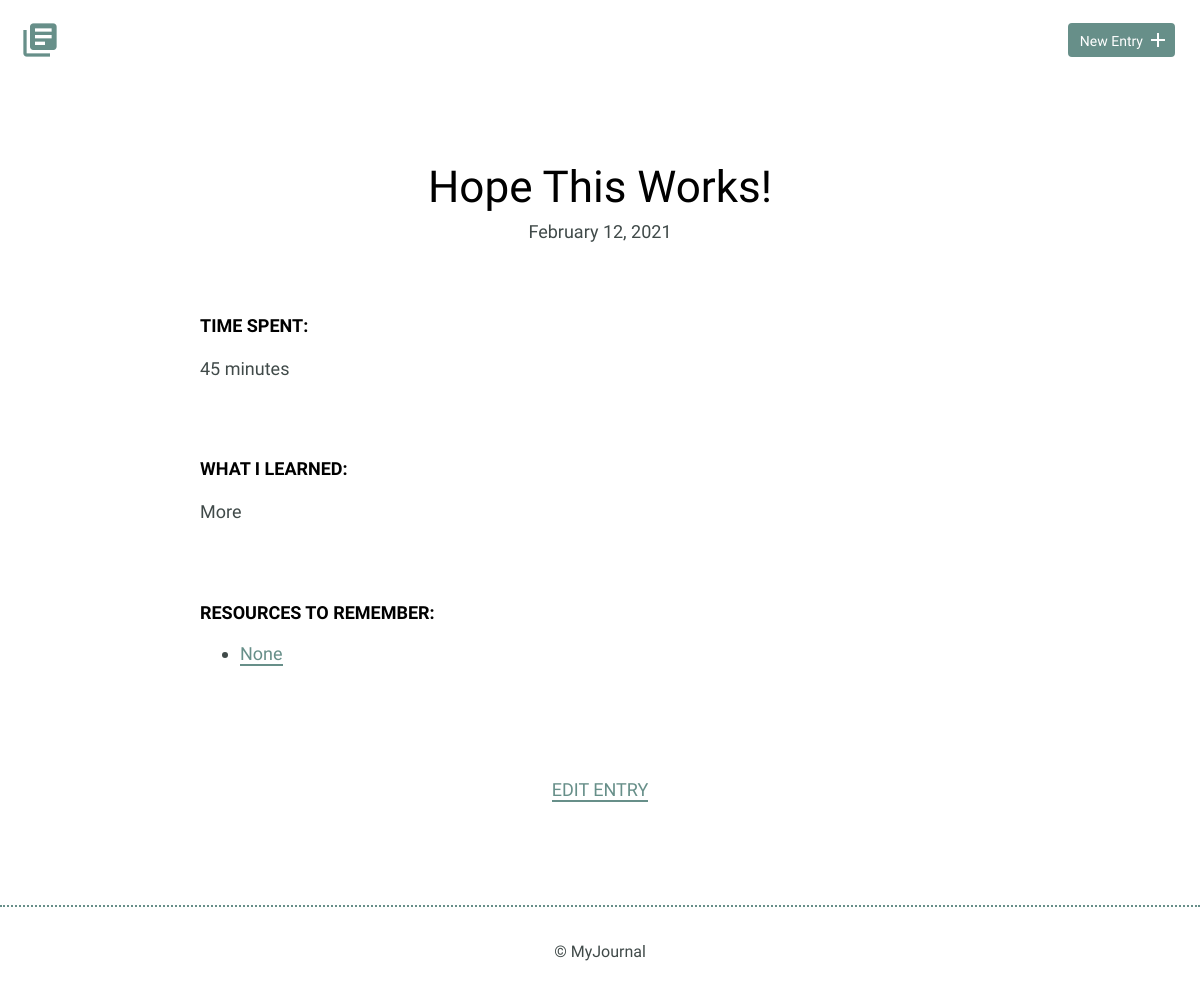
/detail.php?id=6, run on an earlier commit of the app's database.
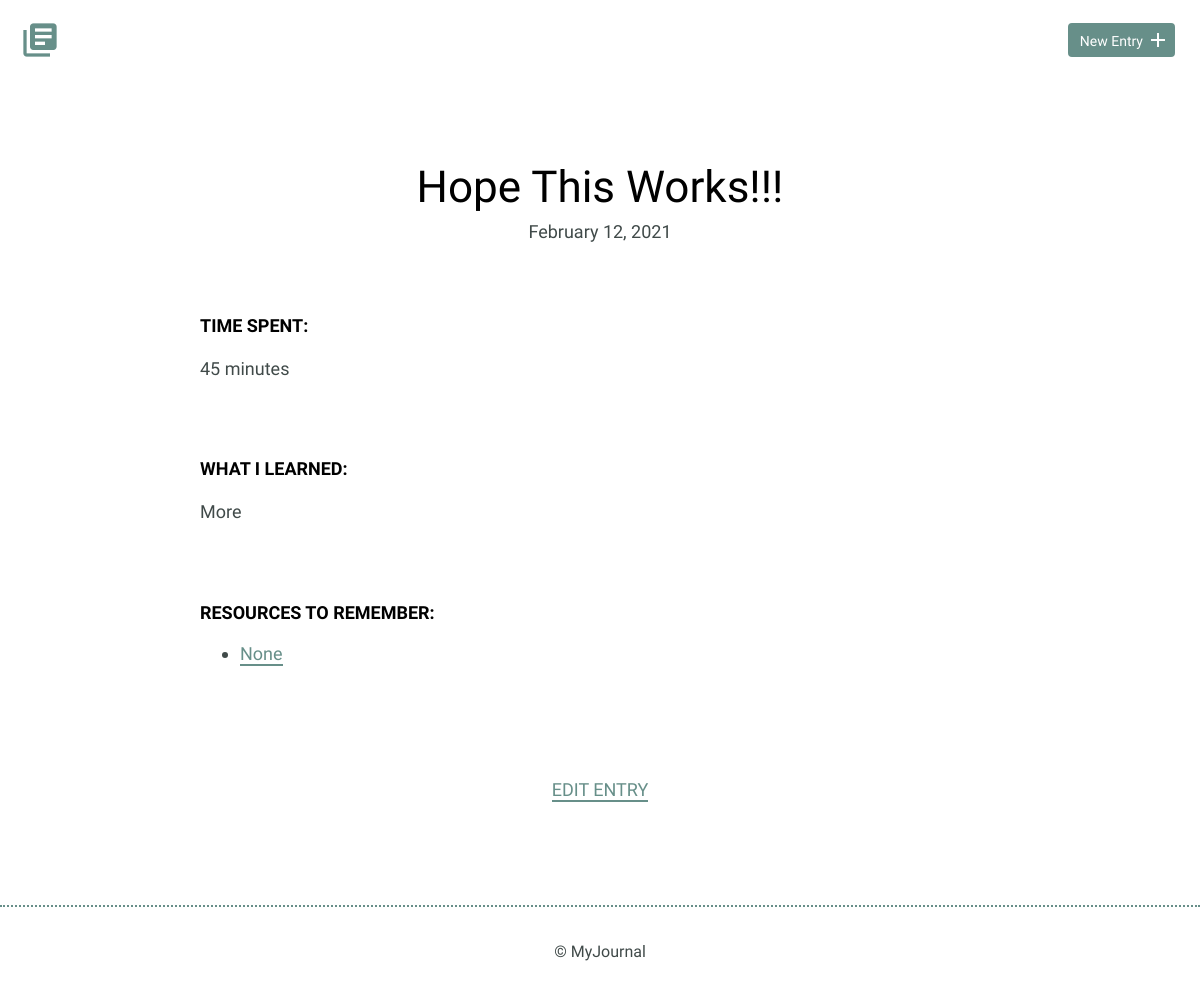
And on a later commit of the database.
### tables this page shows
CREATE TABLE "entries" (
	"id"	INTEGER,
	"title"	TEXT,
	"date"	TEXT,
	"time_spent"	INTEGER,
	"learned"	BLOB,
	"resources"	BLOB,
	PRIMARY KEY("id")
);

### inc/functions.php (called while the page is built, shortened)
<?php
function journal_details($journal_id){
    include ('connection.php');
    $sql = 'SELECT * FROM entries WHERE id = ?';
    try{
        $results = $db->prepare($sql);
        $results->bindValue(1,$journal_id,PDO::PARAM_INT);
        $results->execute();
    } catch(Exception $e){
        echo "Error!: ".$e->getMessage();
        return false;
    }
    return $results->fetch();
}
?>

### detail.php (the view)
<?php
include('inc/connection.php');
include('inc/header.php');
include('inc/functions.php');
if(isset($_GET["id"])){
    $journal_id = filter_input(INPUT_GET, "id", FILTER_SANITIZE_NUMBER_INT);
    $item = journal_details($journal_id);
}
?>
<!DOCTYPE html>
<html>
    <body>
        <section>
            <div class="container">
                <div class="entry-list single">
                    <article>
                        <h1><?php echo $item["title"]; ?></h1>
                        <time datetime="<?php echo $item["date"]; ?>"><?php echo date('F d, Y', strtotime($item["date"])); ?></time>
                        <div class="entry">
                            <h3>Time Spent: </h3>
                            <p><?php echo $item["time_spent"]; ?></p>
                        </div>
                        <div class="entry">
                            <h3>What I Learned:</h3>
                            <p><?php echo $item["learned"]; ?></p>
                        </div>
                        <div class="entry">
                            <h3>Resources to Remember:</h3>
                            <ul>
                                <?php
                                if ($item["resources"] == null) {
                                    echo "No resources available.";
                                } else {
                                    $resources = explode(",", $item["resources"]);
                                    foreach ($resources as $resource) {
                                        echo "<li><a href=''>" . $resource . "</a></li>";
                                    }
                                }
                                ?>
                            </ul>
                        </div>
                    </article>
                </div>
            </div>
            <div class="edit">
                <?php
                echo "<p><a href='edit.php?id=" . $item["id"] . "'>Edit Entry</a></p>";
                ?>
            </div>
        </section>
    </body>
    <?php
      include('inc/footer.php');
      ?>
</html>

What changed in the data, as far as the page shows it:
changed entries "None": title "Hope This Works!" → "Hope This Works!!!"
